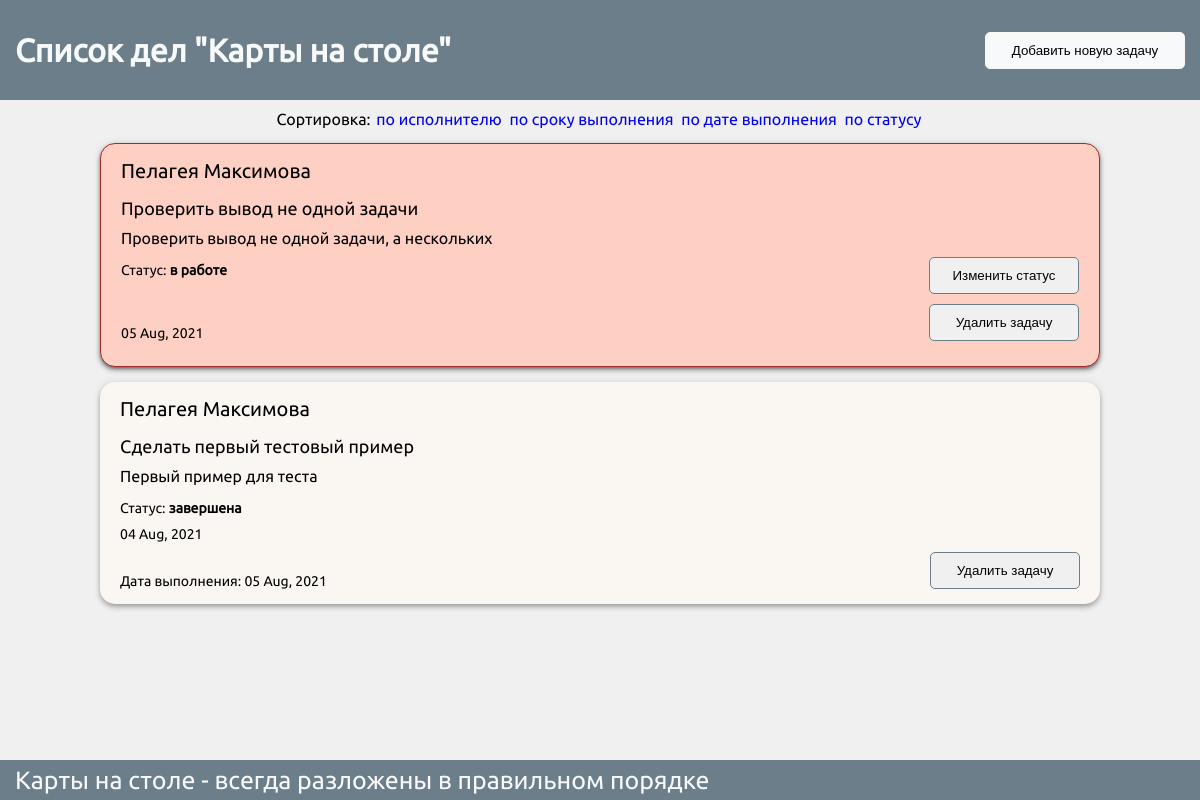
The page / on the database its author committed.
### tables this page shows
CREATE TABLE `task_list` (
  `id` int NOT NULL,
  `task_title` varchar(240) NOT NULL,
  `task_name` varchar(240) NOT NULL,
  `task_descr` varchar(240) NOT NULL,
  `task_date` date NOT NULL,
  `task_completed` date DEFAULT NULL,
  `task_status` varchar(30) NOT NULL
);

### scripts/load_cards.php (the view, shortened to what this page needs)
<?php
    require_once 'db_connect.php';
    $limit = 6;
    $page = intval(@$_GET['page']);
    $page = (empty($page)) ? 1 : $page;
    $start = ($page != 1) ? $page * $limit - $limit : 0;
    if (isset($_GET["tags"]))
        $query = 'SELECT * FROM task_list ORDER BY '.$_GET["tags"].' DESC LIMIT '.$start.', '.$limit;
    else
        $query = 'SELECT * FROM task_list ORDER BY id DESC LIMIT '.$start.', '.$limit;
    $result = mysqli_query($link, $query) or die("Ошибка " . mysqli_error($link));
    $rows = mysqli_num_rows($result);
    for ($j = 0 ; $j < $rows ; ++$j) {
        $row = mysqli_fetch_row($result);
        echo '
        <li id="card_'.htmlspecialchars($row[0]).'">
            <div class="task_card';
            if ((date($row[4]) <= date("Y-m-d")) && ($row[6] != 'завершена'))
                echo ' task_suspended';
            echo '">
                <div class="task_name">'
                    .htmlspecialchars($row[2]).
                '</div>
                <div class="task_title">'
                    .htmlspecialchars($row[1]).
                '</div>
                <div class="task_descr">'
                    .htmlspecialchars($row[3]).
                '</div>
                <div class="task_status"> Статус: <strong>'
                    .htmlspecialchars($row[6]).
                '</strong></div>
                <div class="task_delete">';
                if ($row[6] != 'завершена') {
                    echo '
                        <button onclick="change_status('.htmlspecialchars($row[0]).');"><span>Изменить статус</span><img class="mobile__button" alt="Изменить" src="../img/settings.png"/></button>
                    ';
                }
                echo '
                </div>
                <div class="task_date">'
                    .iconv('windows-1251', 'utf-8', strftime("%d %b,  %Y", strtotime(htmlspecialchars($row[4])))).
                '</div>
                <div class="task_delete">';
                if ($row[5] == NULL)
                    echo '<button class="" onclick="delete_task('.htmlspecialchars($row[0]).');"><span>Удалить задачу</span><img class="mobile__button" alt="Удалить" src="../img/can.png"/></button>';
                echo '</div>
                <div class="task_date">';
                if ($row[5] != NULL)
                    echo 'Дата выполнения: <br class="mobile-break">'
                        .iconv('windows-1251', 'utf-8', strftime("%d %b,  %Y", strtotime(htmlspecialchars($row[5]))));
                echo '</div>';
                if ($row[5] != NULL)
                    echo '<div class="task_delete">
                        <button class="" onclick="delete_task('.htmlspecialchars($row[0]).');"><span>Удалить задачу</span><img class="mobile__button" alt="Удалить" src="../img/can.png"/></button>
                    </div>';
                echo '
            </div>
        </li>';
    };
?>

### index.php (shortened to what this page needs)
<!DOCTYPE html>
<html>
<head>
    <link rel="stylesheet" href="css/style.css">
    <link rel="stylesheet" href="css/fonts.css">
</head>
<body>
    <div class="wrapper">
        <div id="container">
            <header id="header">
                <div class="header_body">
                    <h1>
                        Список дел <br class="mobile-break"> "Карты на столе"
                    </h1>
                    <div class="header_menu">
                        <ul class="header_list">
                            <button onclick="Popup_toggle();"><span>Добавить новую задачу</span><img class="mobile__button mobile_add" alt="Добавить" src="../img/add.png"/></button>
                        </ul>
                    </div>
                </div>
            </header>
            <div class="main_stream">
                <?php
                    require __DIR__.'/scripts/order_menu_render.php';
                    require __DIR__.'/scripts/load_cards.php';
                ?>
            </div>
            <footer id="footer">
                <div class="footer_body">
                    <div class="footer_text">
                        Карты на столе - всегда разложены в правильном порядке
                    </div>
                </div>
            </footer>
        </div>
    </div>
</body>
</html>

### scripts/order_menu_render.php (shortened to what this page needs)
<div class="order_menu hidden_elem__mobile">
    <div class="order_body">
    <span>Сортировка:</span>
    <a href="/?tags=task_name">по исполнителю</a>
    <a href="/?tags=task_date">по сроку выполнения</a>
    <a href="/?tags=task_completed">по дате выполнения</a>
    <a href="/?tags=task_status">по статусу</a>
    </div>
</div>

### css/style.css (style rules this page uses)
:root { --color-primary: #6B7E89; --color-bg: #f0f0f0; --color-secondary: #f8f9fa; --color-for-cards: #FAF7F3; --color-font: #000; --color-suspended: #fed0c3; }
*, *:before, *:after { -moz-box-sizing: border-box; -webkit-box-sizing: border-box; box-sizing: border-box; }
* { box-sizing: border-box; list-style-type: none; }
body { margin: 0; padding: 0; background-color: var(--color-bg); font-family: Ubuntu; color: var(--color-font); }
#container { max-width: 1920px; text-align: center; margin: 0px auto; }
#header { position: absolute; top: 0; left: 0; width: 100%; z-index: 9; color: var(--color-secondary); }
#header:before { content: ''; position: absolute; top: 0; left: 0; width: 100%; height: 100%; background-color: var(--color-primary); }
.header_body { position: relative; z-index: 2; display: flex; justify-content: space-between; height: 100px; align-items: center; margin: auto; max-width: 1410px; }
.header_list, .footer_list { display: flex; }
#footer { position: fixed; top: 95%; left: 0; width: 100%; z-index: 2; height: 5%; color: var(--color-secondary); }
#footer:before { content: ''; position: absolute; top: 0; left: 0; width: 100%; height: 100%; background-color: var(--color-primary); }
.footer_body { position: relative; z-index: 2; display: flex; justify-content: space-between; align-items: center; margin: auto; max-width: 1410px; text-align: center; height: -webkit-fill-available; }
.footer_text { text-align: end; font-size: 25px; }
.main_stream { margin: 110px auto; margin-bottom: 6%; }
.task_card { display: flex; margin: 15px auto; padding: 15px 20px; background-color: var(--color-for-cards); flex-wrap: wrap; max-width: 1000px; border-radius: 15px; word-break: break-all; box-shadow: 0px 2px 4px -1px rgb(0 0 0 / 20%), 0px 4px 5px 0px rgb(0 0 0 / 14%), 0px 1px 10px 0px rgb(0 0 0 / 12%); }
.task_date { flex: 0 0 50%; text-align: start; float: left; margin-top: 10px; font-size: 14px; align-self: flex-end; }
.task_delete { flex: 0 0 50%; margin-top: 10px; }
.task_delete button { max-width: 200px; float: right; }
.task_name { flex: 0 0 100%; text-align: start; margin-bottom: 15px; font-size: 20px; }
.task_title { flex: 0 0 100%; text-align: start; margin-bottom: 10px; font-size: 18px; }
.task_descr { flex: 0 0 100%; text-align: start; }
.task_status { flex: 0 0 50%; text-align: start; margin-top: 15px; font-size: 14px; }
.task_suspended { background-color: var(--color-suspended); border: 1px solid brown; box-shadow: 0px 2px 4px -1px rgb(0 0 0 / 60%), 0px 4px 5px 0px rgb(0 0 0 / 14%), 0px 1px 10px 0px rgb(0 0 0 / 12%); }
.order_menu a { text-decoration: none; padding: 5px 2px; }
.task_card button, .header_list button { background-color: var(--color-bg); outline: none; border: 1px solid var(--color-primary); padding: 10px 15px; border-radius: 5px; color: var(--color-font); width: 150px; }
.header_list button { background-color: var(--color-secondary); color: var(--color-font); border: 1px solid var(--color-for-cards); width: 200px; }
@media (max-width: 1425px) { .footer_body { margin-left: 15px; } }
@media (max-width: 1425px) { .header_body h1 { margin-left: 15px; } }
@media (max-width: 1425px) { .header_menu { margin-right: 15px; } }

### rows shown on the page
task_list: task_name "Пелагея Максимова", task_title "Проверить вывод не одной задачи", task_descr "Проверить вывод не одной задачи, а нескольких", task_status "в работе", task_date "05 Aug, 2021"
task_list: task_name "Пелагея Максимова", task_title "Сделать первый тестовый пример", task_descr "Первый пример для теста", task_status "завершена", task_date "04 Aug, 2021", task_completed "05 Aug, 2021"
